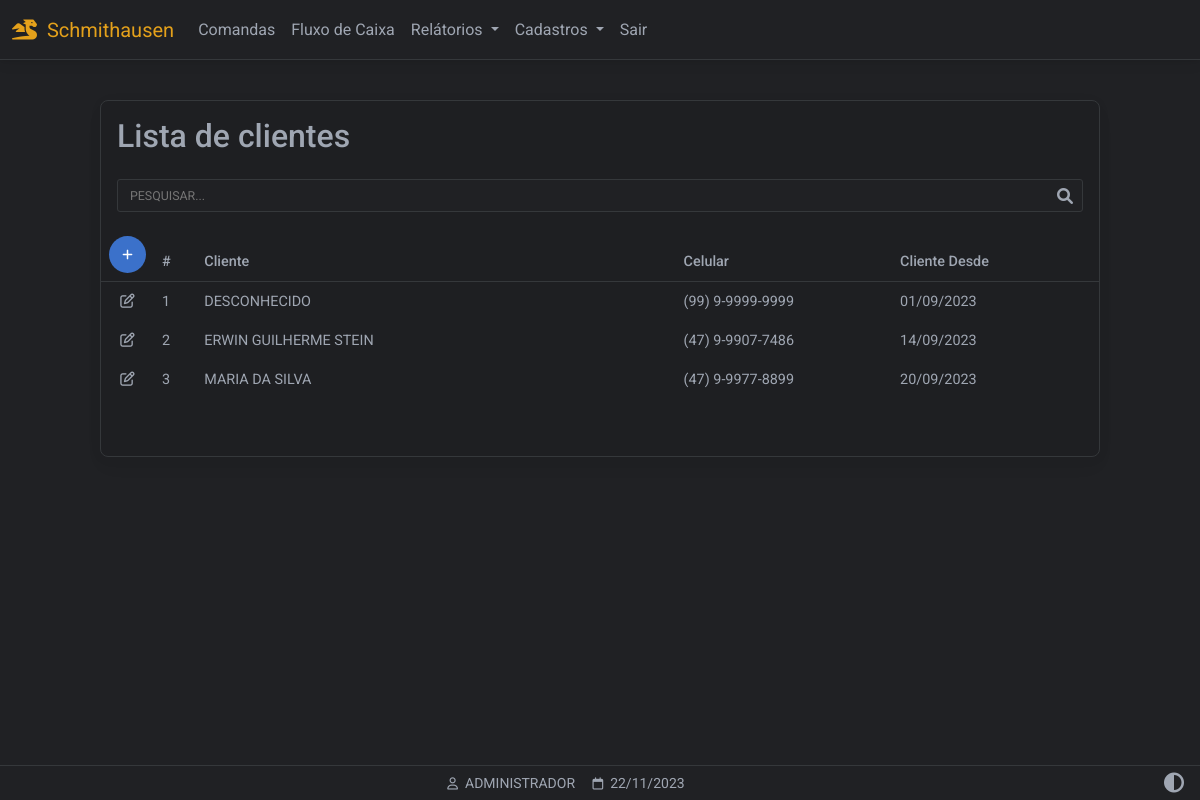
/clientes (signed in), run on the app's committed database.
### website/models.py (models this page shows)
class Cliente(db.Model):
    id = db.Column(db.Integer, primary_key=True)
    fone = db.Column(db.String(150))
    data_criacao = db.Column(db.DateTime(timezone=True), default=func.now())
    nome = db.Column(db.String(150))
    comandas = db.relationship('Comanda',backref='comandas')

class User(db.Model, UserMixin):
    id = db.Column(db.Integer, primary_key=True)
    email = db.Column(db.String(150), unique=True)
    password = db.Column(db.String(150))
    first_name = db.Column(db.String(150))
    user = db.relationship('Produto',backref='produto')

### website/routes/views.py (the view)
@views.route('/clientes', methods=['GET','POST'])
@login_required
def clientes():
    clientes = []
    rows = Cliente.query.all()
    for r in rows:
        clientes.append(r)
    return render_template("clientes_listar.html", user=current_user, data=data, clientes=clientes)

### website/__init__.py (called while the page is built)
def create_app():
    app = Flask(__name__)
    app.config['SECRET_KEY'] = 'hjshjhdjah kjshkjdhjs'
    app.config['SQLALCHEMY_DATABASE_URI'] = f'sqlite:///{DB_NAME}'
    app.config["TEMPLATES_AUTO_RELOAD"] = True
    db.init_app(app)
    from .routes.views import views
    from .routes.view_login import auth
    app.register_blueprint(views, url_prefix='/')
    app.register_blueprint(auth, url_prefix='/')
    from .models import User, Cliente, Produto
    with app.app_context():
        db.create_all()
    login_manager = LoginManager()
    login_manager.login_view = 'auth.login'
    login_manager.login_message = u"FAVOR EFETUAR LOGIN!"
    login_manager.init_app(app)
    @login_manager.user_loader
    def load_user(id):
        return User.query.get(int(id))
    return app

### website/templates/clientes_listar.html (shortened to what this page needs)
{% extends "base.html" %}
{% block content %}
<div class="container-fluid" style="min-height:100dvh;padding-top:100px">
<div class="table-responsive w-100 card myTheme-900 larg-max m-auto" style="padding-bottom: 40px">
        <table class="table table-borderless table-sm myTheme-900 ">
            <thead>
                <tr>
                    <h2 class="p-3 ">Lista de clientes</h2>
                </tr>
                <tr>
                <tr>
                    <div class="p-3 pt-0">
                        <div class="form-outline" style="margin-bottom: 0!important;padding-bottom: 0!important;">
                            <input type="text" style="text-transform:uppercase" id="inputPesquisarCliente"
                                class="myInputs form-control-sm" placeholder="Pesquisar..."
                                onkeyup='pesquisarTabelaClientes()' />
                        </div>
                    </div>
                </tr>
                <thead>
                    <tr>
                        <th class="text-nowrap" scope="col">
                            <a href="/clientes_cadastrar" class="btn btn-primary btn-floating d-flex justify-content-center align-items-center">
                                <i class="fa-solid fa-plus"></i>
                            </a>
                        </th>
                        <th class="text-nowrap" scope="col">#</th>
                        <th class="text-nowrap" scope="col" style="min-width: 280px;">Cliente</th>
                        <th class="text-nowrap" scope="col">Celular</th>
                        <th class="text-nowrap" scope="col">Cliente Desde</th>
                        <th class="text-nowrap" scope="col"></th>
                    </tr>
                </thead>
            <tbody id="tb-clientes">
                {% for i in clientes %}
                <tr>
                    <td class="text-center" style="width: 50px">
                        <a role="button" class="" href="/clientes_atualizar/{{ i.id }}">
                            <i class="fa-regular fa-pen-to-square"></i>
                        </a>
                    </td>
                    <td class="text-nowrap" scope="row"> {{ i.id }} </td>
                    <td class="text-nowrap" scope="row"> {{ i.nome }} </td>
                    <td class="text-nowrap" scope="row"> {{ i.fone }} </td>
                    <td class="text-nowrap" scope="row"> {{ i.data_criacao.strftime('%d/%m/%Y') }} </td>
                    <td>
                    </td>
                </tr>
                {% endfor %}
            </tbody>
        </table>
    </div>
</div>
{% endblock %}
{% block titlefooter %}
<span>
    &nbsp;{{ user.first_name.split()[0] | upper }}
    <span>
        &nbsp;{{ data.strftime('%d/%m/%Y') }}
    </span>
    {% endblock %}

### website/static/css/base.css (style rules this page uses)
:root { --custom-color: 211, 84, 0; --color-primary: 59, 113, 202; --color-secondary: 159,166,178; --color-success: 20,164,77; --color-danger: 220, 76, 76; --color-warning: 228,161,27; --color-info: 84,180,211; --color-ligth: 251,251,251; --color-theme-500: 32, 33, 36; --color-theme-900: 30, 31, 34; --cor-fonte: 159,166,178; --cor-da-borda: 53, 56, 59; }
.larg-max { max-width: 1000px!important; }
.myTheme-900 { background-color: rgb(var(--color-theme-900))!important; color: rgb(var(--cor-fonte))!important; }
.myTheme-500 { background-color: rgb(var(--color-theme-500))!important; color: rgb(var(--cor-fonte))!important; }
.my-footer span { color: rgb(var(--cor-fonte)); }
.table-responsive { border: 1px solid rgb(var(--cor-da-borda))!important; color: rgb(var(--cor-fonte))!important; margin-bottom: 80px!important; }
.table-responsive thead th { border-bottom: 1px solid rgb(var(--cor-da-borda))!important; }
.btn { box-shadow: none!important; }
.fa-pen-to-square, .fa-trash-can { color: rgb(var(--cor-fonte))!important; }
.form-outline { margin-bottom: 30px!important; }
.myInputs { color: rgb(var(--cor-fonte))!important; border: 1px solid rgb(var(--cor-da-borda))!important; background-color: rgb(var(--color-theme-500)); width: 100%; padding: 0.35rem; padding-left: 0.75rem; border-radius: 3px; }

### data on the page
Cliente: id "1", nome "DESCONHECIDO", fone "(99) 9-9999-9999", data_criacao "01/09/2023"
Cliente: id "2", nome "ERWIN GUILHERME STEIN", fone "(47) 9-9907-7486", data_criacao "14/09/2023"
Cliente: id "3", nome "MARIA DA SILVA", fone "(47) 9-9977-8899", data_criacao "20/09/2023"
User: first_name "ADMINISTRADOR"

### other printed values
{{ data.strftime('%d/%m/%Y') }} "22/11/2023"
